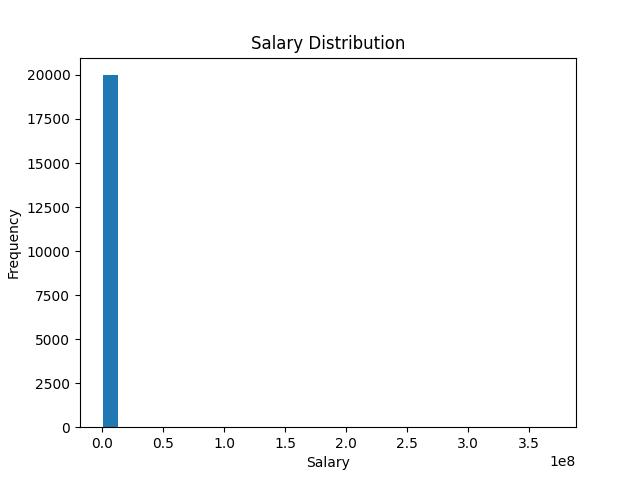

The script that drew this image:
import pandas as pd
import matplotlib.pyplot as plt

df = pd.read_csv('employees.csv')
plt.hist(df['salary'].dropna(), bins=30)
plt.title('Salary Distribution')
plt.xlabel('Salary')
plt.ylabel('Frequency')
plt.show()
